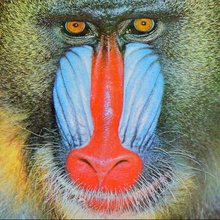
%> input picture ECE4076/Lab2/mandrill.jpg, 220 x 220 px, shrunk from 512 x 512 before the run
$ octave task04.m   (GNU Octave 9; MATLAB toolbox functions it lacks are replaced by stand-ins)
%> lines starting %> are read from the running program, lines starting %| are printed output that depends on the picture
### ECE4076/Lab2/findClosest.m
function [closestTo, dist] = findClosest(img, vals)
%For all pixels, find which are the closest to each mean index.

mysize = size(img);
valsize = size(vals);
k = valsize(1);

distRGB = zeros(k, mysize(1), mysize(2), 3);
for y = 1:mysize(1)
    for x = 1:mysize(2)
        for i = 1:k
            for j = 1:3
                distRGB(i,y,x,j) = (img(y,x,j) - vals(i,j));
            end
        end
    end
end
distabs = abs(distRGB);
distsq = sum(distabs, 4);
dist = sqrt(distsq);
[dist, closestTo] = min(dist,[],1);
dist=squeeze(dist);
closestTo = squeeze(closestTo);

### ECE4076/Lab2/getAveImg.m
function [newimg, newmeans] = getAveImg(img, closestToArray, k)
mysize = size(img);
%Calculate the actual means for each
amounts = zeros(k,1);
totals = zeros(k,3);
newmeans = zeros(k,3); %Computation in for loop below

%Make new image with colours of means calculated.
newimg = zeros(mysize(1),mysize(2),3);
for i = 1:k
    [y,x] = find(closestToArray==i);
    l = length(x);
    amounts(i) = l;
    for j = 1:l
        totals(i,:) = totals(i,:) +  double(squeeze(img(y(j),x(j),:))');
    end
    for j = 1:3
        newmeans(i,j) = totals(i,j)./l;
    end
    for j = 1:l
        newimg(y(j),x(j), :) = newmeans(i,:);
    end
end
newimg = uint8(newimg);

### ECE4076/Lab2/imColourBar.m
function imColourBar(colours)

clrsize = size(colours);
k = clrsize(1);

cmap = colours/255.0;
colormap(cmap);
labels = cell(k,1);
for i=1:k
    labels(i) = cellstr(['Colour ', int2str(floor(i))]);
end
colorbar('Ticks', linspace(1/(2*k),1-1/(2*k),k),...
    'TickLabels',labels);

### ECE4076/Lab2/task04.m
clc;clear;close all;
img_name = 'mandrill.jpg';
% img_name = 'amy_portrait.jpg';
% img_name = 'isaac1.jpg';
myimgint8 = imread(img_name);
%> myimgint8 is the input picture: size 220x220x3 uint8; mean R, G, B 137.4, 128.9, 113.2
myimg = double(myimgint8);
mysize = size(myimg);
%> mysize = [220 220 3]

k=4;
%Setup Random Means
means = zeros(k,3);
coords = zeros(k,2);
%Choose first random mean:
pix = [ceil(rand()*mysize(1)) ceil(rand()*mysize(2))];
means(1,:) = myimg(pix(1), pix(2), :);
coords(1,:) = pix(:);

distances = ones(k-1, mysize(1),mysize(2))*3*255; %Initialize to a value greater than any possible colour distance
distancesMin = zeros(mysize(1),mysize(2));
for q = 2:k
    %Find distance to most recent mean colour value.
    [closestTo,dist] = findClosest(myimg, means(q-1,:));
    distances(q-1,:,:) = dist(:,:);
    [distancesMin, distancesInd] = min(distances,[],1); % Update distances vector & indexes
    %Calculate Probability:
    prob = (distancesMin.^2) ./ (sum(sum(distancesMin.^2)));
    %Randomly draw a new colour mean value based on computed probabilitiy
    %distribution
    cumulativeDist = cumsum(reshape(prob(:,:), [1, mysize(1) * mysize(2)]));
    randNum = rand(1);
    randIndex = find(cumulativeDist > randNum, 1 );
    x = 1+floor((randIndex -1) / mysize(1));
    y = 1+mod((randIndex-1), mysize(1));
    means(q,:) = myimg(y,x,:);
end
%> this loop made 3 passes
%> (randIndex, x, y) on passes 1 to 3: (20339, 93, 99), (11329, 52, 109), (25264, 115, 184)
%> pass 1, `[closestTo,dist] = findClosest(myimg, means(q-1,:));`:
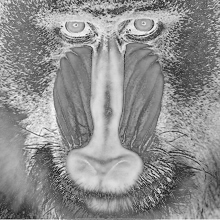
%> dist: size 220x220 double; min 0, max 21.19, mean 11.8; drawn with min black and max white
%> pass 2, `[closestTo,dist] = findClosest(myimg, means(q-1,:));`:
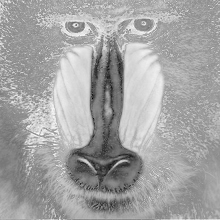
%> dist: size 220x220 double; min 0, max 20.71, mean 13.3; drawn with min black and max white
%> pass 3, `[closestTo,dist] = findClosest(myimg, means(q-1,:));`:
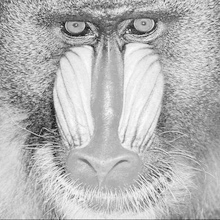
%> dist: size 220x220 double; min 0, max 24.21, mean 17.2; drawn with min black and max white
%> after the loop, means = [143 156 162; 238 111 92; 20 24 25; 254 67 24]

% figure
% imshow(myimgint8);
% title(['Original - Size: ', num2str(mysize)])

%Begin Looped Process
meansDist = ones(1,k)*10;
% for q = 1:5
q=1;
while sum((meansDist > 1.5))
    %For all pixels find which is closest:
%> (the run ends here)
